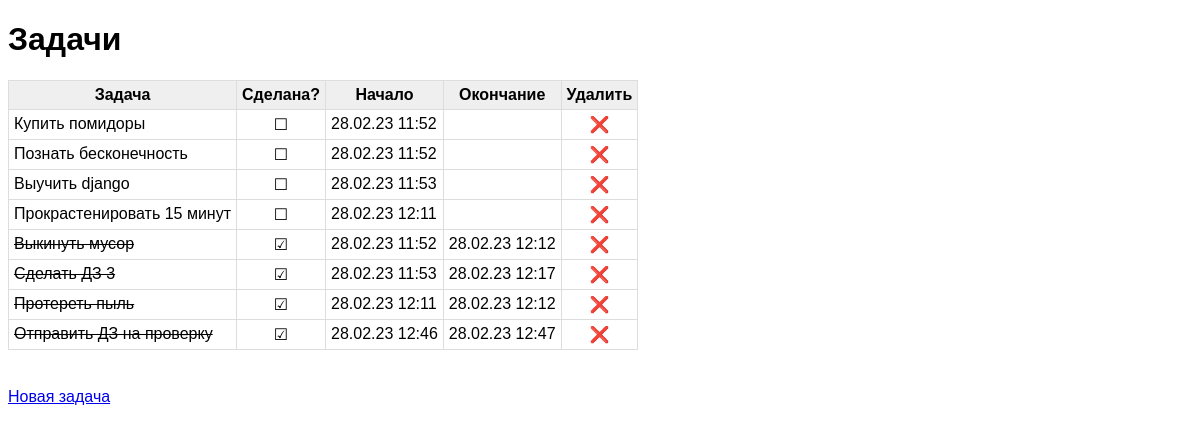
The page / on the database its author committed.
### todo_app/models.py (models this page shows, shortened)
class Tasklist(models.Model):
    text = models.CharField(max_length=100, help_text="Задача")
    is_done = models.BooleanField(default=False, help_text="Выполнена")
    timestamp_create = models.DateTimeField(
        auto_now_add=True, null=True, blank=True, help_text="Когда создана"
    )
    timestamp_done = models.DateTimeField(
        null=True, blank=True, help_text="Когда выполнена"
    )

### todo_app/views.py (the view)
# urls.py: path('',TasklistList.as_view(), name = 'index'),
class TasklistList(ListView):
    model = Tasklist
    template_name = "task_list.html"
    ordering = ["is_done", "timestamp_create"]

### todo_app/templates/task_list.html
{% extends 'base.html' %}
{% block content %}
<h1>Задачи</h1>
    <table class = 'table'>
        <thead>
            <tr>
            <th>Задача</th>
            <th>Сделана?</th>
            <th>Начало</th>
            <th>Окончание</th>
            <th>Удалить</th>
            </tr>
        </thead>
        <tbody>
            {% for task in object_list %}
            <tr>
            <td><a  style="text-decoration: none; color:inherit;" href="{% url "update" task.id %}">
                    {% if task.is_done %}
                        <del>{{ task.text }}</del>
                    {% else %}
                        {{ task.text }}
                    {% endif %}
                </a>
            </td>
            <td style="text-align: center; vertical-align: middle;">
                <a  style="text-decoration: none; color:inherit;" href="{% url "update" task.id %}">
                    {% if task.is_done %}
                        &#9745;
                    {% else %}
                        &#9744;
                    {% endif %}
              </a>
            </td>
            <td>{{ task.timestamp_create | date:'d.m.y H:i'}}</td>
            <td>{{ task.timestamp_done | date:'d.m.y H:i'}}</td>
             <td style="text-align: center; vertical-align: middle;">
                <a style="text-decoration: none; color:inherit;" href="{% url "delete" task.id %}">&#10060;</a>
            </td>
            </tr>
            {% endfor %}
        </tbody>
    </table>
    <br />
    <a  href="{% url "create" %}">Новая задача</a>
    <br /><br />
{% endblock content %}

### todo_app/templates/base.html (shortened to what this page needs)
<!DOCTYPE html>
<html lang="en">
<head>
</head>
<body>
    {% block content %} {% endblock content %}
</body>
</html>

### todo_app/templates/base.html (style rules this page uses)
html, body { font-family:Arial, Helvetica, sans-serif; }
.table { margin-bottom: 20px; border: 1px solid #dddddd; border-collapse: collapse; }
.table th { font-weight: bold; padding: 5px; background: #efefef; border: 1px solid #dddddd; }
.table td { border: 1px solid #dddddd; padding: 5px; }

### rows shown on the page
Tasklist: text "Купить помидоры", timestamp_create "28.02.23 11:52"
Tasklist: text "Познать бесконечность", timestamp_create "28.02.23 11:52"
Tasklist: text "Выучить django", timestamp_create "28.02.23 11:53"
Tasklist: text "Прокрастенировать 15 минут", timestamp_create "28.02.23 12:11"
Tasklist: text "Выкинуть мусор", timestamp_create "28.02.23 11:52", timestamp_done "28.02.23 12:12"
Tasklist: text "Сделать ДЗ 3", timestamp_create "28.02.23 11:53", timestamp_done "28.02.23 12:17"
Tasklist: text "Протереть пыль", timestamp_create "28.02.23 12:11", timestamp_done "28.02.23 12:12"
Tasklist: text "Отправить ДЗ на проверку", timestamp_create "28.02.23 12:46", timestamp_done "28.02.23 12:47"
